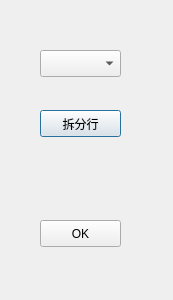
<?xml version="1.0" encoding="UTF-8"?>
<ui version="4.0">
 <class>AreaSplitDialog</class>
 <widget class="QDialog" name="AreaSplitDialog">
  <property name="geometry">
   <rect>
    <x>0</x>
    <y>0</y>
    <width>173</width>
    <height>300</height>
   </rect>
  </property>
  <property name="windowTitle">
   <string>Dialog</string>
  </property>
  <widget class="QComboBox" name="comboBox">
   <property name="geometry">
    <rect>
     <x>40</x>
     <y>50</y>
     <width>81</width>
     <height>27</height>
    </rect>
   </property>
  </widget>
  <widget class="QPushButton" name="pushButton_mode">
   <property name="geometry">
    <rect>
     <x>40</x>
     <y>110</y>
     <width>81</width>
     <height>27</height>
    </rect>
   </property>
   <property name="text">
    <string>拆分行</string>
   </property>
  </widget>
  <widget class="QPushButton" name="pushButton_OK">
   <property name="geometry">
    <rect>
     <x>40</x>
     <y>220</y>
     <width>81</width>
     <height>27</height>
    </rect>
   </property>
   <property name="text">
    <string>OK</string>
   </property>
  </widget>
 </widget>
 <resources/>
 <connections/>
</ui>
